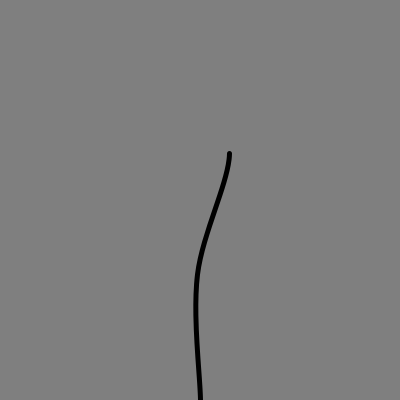
Frame 1 (no input)
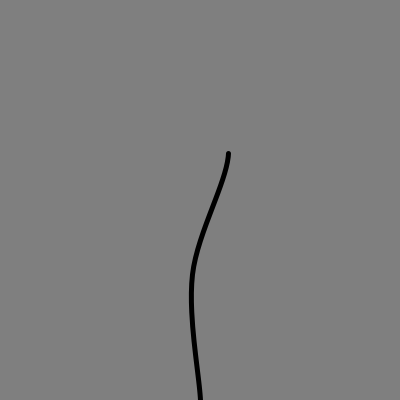
Frame 60 (the mouse pressed at the canvas centre just before this capture)
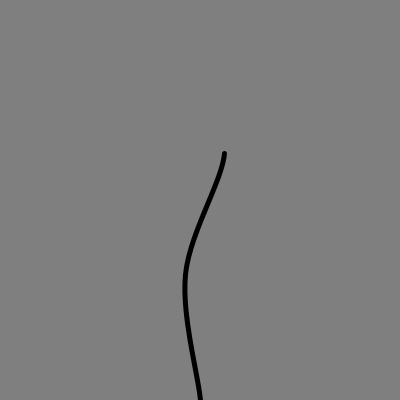
Frame 120 (the mouse held since frame 60 and released just before this capture)

The Processing sketch that drew these frames (run headless with seeded random() and noise(); from frame 60 on, the mouse is pressed at the canvas centre):

// Processing sketch: processing_85964
// ── processing_85964.pde


float oscillationCompteur = 0;

// Fonction qui n'est appelee qu'au demarrage.
void setup() {

        size(400,400); // La taille de la fenetre.
        frameRate(30); // Le nombre d'images par seconde.
        smooth(); // Lisser les formes dessinees.
}


// Fonction qui est appelee a chaque nouvelle image.
void draw() {

    background(127); // Remplir l'arriere-plan d'une teinte de gris.
    
    noFill();
    strokeWeight(5);
    
    // Creer une oscillation:
    // cos( frameCount * speed + offset ) * radius + center

    beginShape();
    curveVertex(200 , 434.0);
    curveVertex(200 , 400.0);
    oscillationCompteur = oscillationCompteur + 0.11;
    
    float oscillationDuBas = cos( oscillationCompteur + radians(90)) * 25 + 200;
    curveVertex( oscillationDuBas , 274.0);
    
    float oscillationDuHaut = cos( oscillationCompteur ) * 30 + 200;
    curveVertex(oscillationDuHaut , 153.0);
    
    curveVertex(200 , 105.0);
    endShape();
    
}
